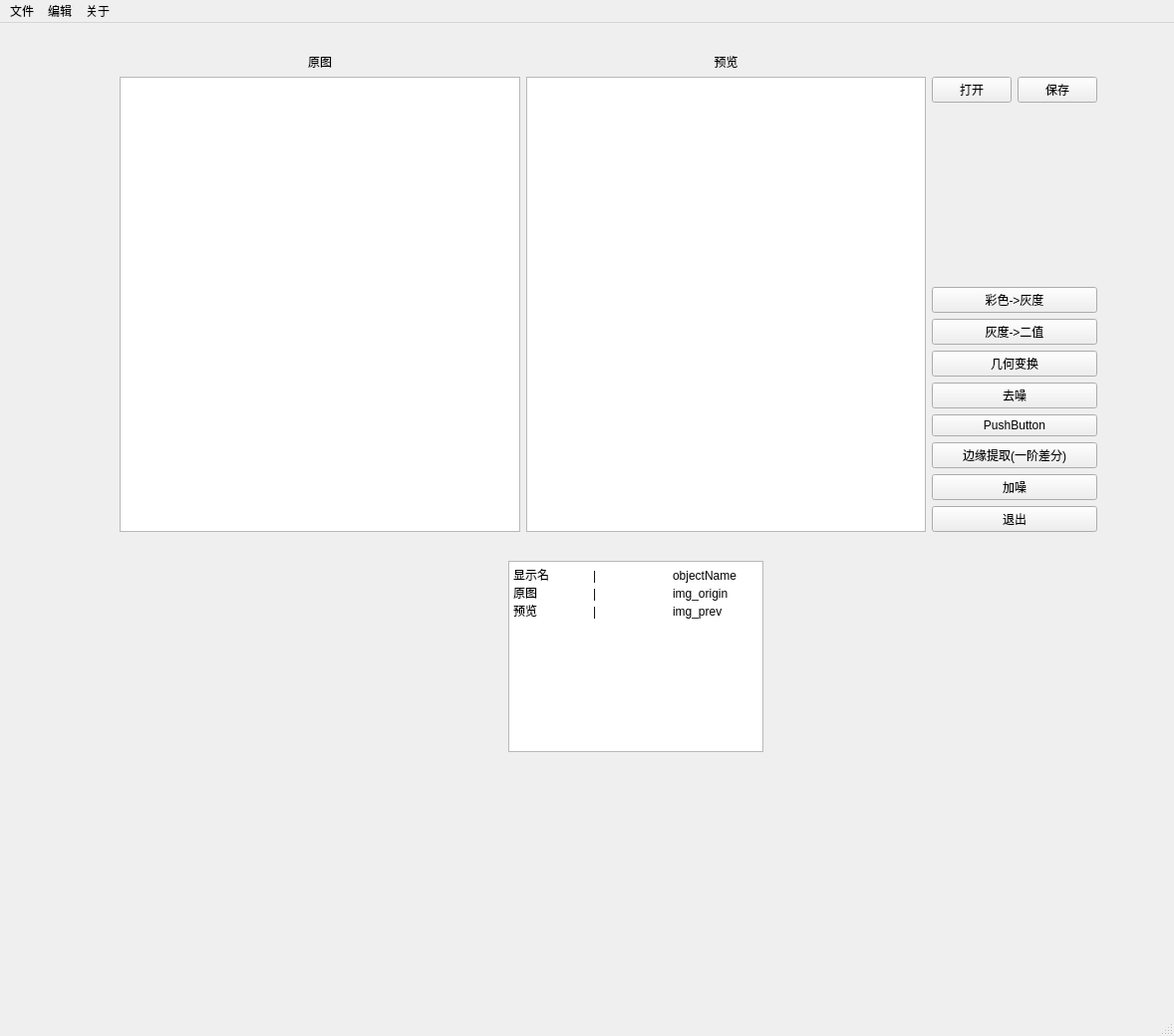
<?xml version="1.0" encoding="UTF-8"?>
<ui version="4.0">
 <class>MainWindow</class>
 <widget class="QMainWindow" name="MainWindow">
  <property name="geometry">
   <rect>
    <x>0</x>
    <y>0</y>
    <width>1178</width>
    <height>1040</height>
   </rect>
  </property>
  <property name="windowTitle">
   <string>MainWindow</string>
  </property>
  <widget class="QWidget" name="centralwidget">
   <widget class="QTextBrowser" name="infoTextArea">
    <property name="geometry">
     <rect>
      <x>510</x>
      <y>540</y>
      <width>256</width>
      <height>192</height>
     </rect>
    </property>
    <property name="html">
     <string>&lt;!DOCTYPE HTML PUBLIC &quot;-//W3C//DTD HTML 4.0//EN&quot; &quot;http://www.w3.org/TR/REC-html40/strict.dtd&quot;&gt;
&lt;html&gt;&lt;head&gt;&lt;meta name=&quot;qrichtext&quot; content=&quot;1&quot; /&gt;&lt;style type=&quot;text/css&quot;&gt;
p, li { white-space: pre-wrap; }
&lt;/style&gt;&lt;/head&gt;&lt;body style=&quot; font-family:'SimSun'; font-size:9pt; font-weight:400; font-style:normal;&quot;&gt;
&lt;p style=&quot; margin-top:0px; margin-bottom:0px; margin-left:0px; margin-right:0px; -qt-block-indent:0; text-indent:0px;&quot;&gt;显示名	|	objectName&lt;/p&gt;
&lt;p style=&quot; margin-top:0px; margin-bottom:0px; margin-left:0px; margin-right:0px; -qt-block-indent:0; text-indent:0px;&quot;&gt;原图	|	img_origin&lt;/p&gt;
&lt;p style=&quot; margin-top:0px; margin-bottom:0px; margin-left:0px; margin-right:0px; -qt-block-indent:0; text-indent:0px;&quot;&gt;预览	|	img_prev&lt;/p&gt;
&lt;p style=&quot;-qt-paragraph-type:empty; margin-top:0px; margin-bottom:0px; margin-left:0px; margin-right:0px; -qt-block-indent:0; text-indent:0px;&quot;&gt;&lt;br /&gt;&lt;/p&gt;&lt;/body&gt;&lt;/html&gt;</string>
    </property>
   </widget>
   <widget class="QWidget" name="horizontalLayoutWidget_2">
    <property name="geometry">
     <rect>
      <x>120</x>
      <y>30</y>
      <width>981</width>
      <height>481</height>
     </rect>
    </property>
    <layout class="QHBoxLayout" name="MainLayout">
     <item>
      <layout class="QHBoxLayout" name="img_MainLayout" stretch="0">
       <item>
        <layout class="QGridLayout" name="gridLayout" rowstretch="0,0">
         <item row="0" column="1">
          <widget class="QLabel" name="text_Prev">
           <property name="text">
            <string>预览</string>
           </property>
           <property name="alignment">
            <set>Qt::AlignCenter</set>
           </property>
          </widget>
         </item>
         <item row="1" column="0">
          <widget class="QGraphicsView" name="img_Origin"/>
         </item>
         <item row="0" column="0">
          <widget class="QLabel" name="text_Origin">
           <property name="contextMenuPolicy">
            <enum>Qt::ActionsContextMenu</enum>
           </property>
           <property name="text">
            <string>原图</string>
           </property>
           <property name="alignment">
            <set>Qt::AlignCenter</set>
           </property>
          </widget>
         </item>
         <item row="1" column="2">
          <layout class="QGridLayout" name="menu_MainLayout" rowstretch="2,0,0,0,0,0,0,0,0,0,0,0,0" columnstretch="0,0">
           <item row="0" column="1">
            <layout class="QHBoxLayout" name="horizontalLayout">
             <item>
              <widget class="QPushButton" name="button_open">
               <property name="text">
                <string>打开</string>
               </property>
              </widget>
             </item>
             <item>
              <widget class="QPushButton" name="button_save">
               <property name="text">
                <string>保存</string>
               </property>
              </widget>
             </item>
            </layout>
           </item>
           <item row="1" column="1">
            <spacer name="verticalSpacer">
             <property name="orientation">
              <enum>Qt::Vertical</enum>
             </property>
             <property name="sizeHint" stdset="0">
              <size>
               <width>20</width>
               <height>40</height>
              </size>
             </property>
            </spacer>
           </item>
           <item row="2" column="1">
            <layout class="QVBoxLayout" name="verticalLayout">
             <item>
              <widget class="QPushButton" name="pushButton_4">
               <property name="text">
                <string>彩色-&gt;灰度</string>
               </property>
              </widget>
             </item>
             <item>
              <widget class="QPushButton" name="pushButton_9">
               <property name="text">
                <string>灰度-&gt;二值</string>
               </property>
              </widget>
             </item>
             <item>
              <widget class="QPushButton" name="pushButton_10">
               <property name="text">
                <string>几何变换</string>
               </property>
              </widget>
             </item>
             <item>
              <widget class="QPushButton" name="pushButton_7">
               <property name="text">
                <string>去噪</string>
               </property>
              </widget>
             </item>
             <item>
              <widget class="QPushButton" name="pushButton">
               <property name="text">
                <string>PushButton</string>
               </property>
              </widget>
             </item>
             <item>
              <widget class="QPushButton" name="pushButton_6">
               <property name="text">
                <string>边缘提取(一阶差分)</string>
               </property>
              </widget>
             </item>
             <item>
              <widget class="QPushButton" name="pushButton_8">
               <property name="text">
                <string>加噪</string>
               </property>
              </widget>
             </item>
             <item>
              <widget class="QPushButton" name="pushButton_5">
               <property name="text">
                <string>退出</string>
               </property>
              </widget>
             </item>
            </layout>
           </item>
          </layout>
         </item>
         <item row="1" column="1">
          <widget class="QGraphicsView" name="img_Prev"/>
         </item>
        </layout>
       </item>
      </layout>
     </item>
    </layout>
   </widget>
  </widget>
  <widget class="QMenuBar" name="menubar">
   <property name="geometry">
    <rect>
     <x>0</x>
     <y>0</y>
     <width>1178</width>
     <height>23</height>
    </rect>
   </property>
   <widget class="QMenu" name="menuwenjian">
    <property name="title">
     <string>文件</string>
    </property>
   </widget>
   <widget class="QMenu" name="menu">
    <property name="title">
     <string>关于</string>
    </property>
   </widget>
   <widget class="QMenu" name="menu_2">
    <property name="title">
     <string>编辑</string>
    </property>
   </widget>
   <addaction name="menuwenjian"/>
   <addaction name="menu_2"/>
   <addaction name="menu"/>
  </widget>
  <widget class="QStatusBar" name="statusbar"/>
 </widget>
 <resources/>
 <connections/>
</ui>
